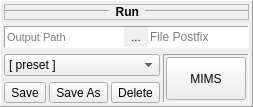
         <widget class="QFrame" name="frameSpdlm">
          <property name="sizePolicy">
           <sizepolicy hsizetype="Preferred" vsizetype="Fixed">
            <horstretch>0</horstretch>
            <verstretch>0</verstretch>
           </sizepolicy>
          </property>
          <property name="frameShape">
           <enum>QFrame::Panel</enum>
          </property>
          <property name="frameShadow">
           <enum>QFrame::Raised</enum>
          </property>
          <layout class="QGridLayout" name="gridLayout_3">
           <property name="leftMargin">
            <number>3</number>
           </property>
           <property name="topMargin">
            <number>3</number>
           </property>
           <property name="rightMargin">
            <number>3</number>
           </property>
           <property name="bottomMargin">
            <number>3</number>
           </property>
           <property name="horizontalSpacing">
            <number>3</number>
           </property>
           <item row="3" column="2">
            <widget class="QFrame" name="frameRun">
             <property name="frameShape">
              <enum>QFrame::Panel</enum>
             </property>
             <property name="frameShadow">
              <enum>QFrame::Sunken</enum>
             </property>
             <layout class="QVBoxLayout" name="verticalLayout_5">
              <property name="spacing">
               <number>2</number>
              </property>
              <property name="leftMargin">
               <number>2</number>
              </property>
              <property name="topMargin">
               <number>2</number>
              </property>
              <property name="rightMargin">
               <number>2</number>
              </property>
              <property name="bottomMargin">
               <number>2</number>
              </property>
              <item>
               <widget class="QPushButton" name="btnRun">
                <property name="sizePolicy">
                 <sizepolicy hsizetype="Preferred" vsizetype="Preferred">
                  <horstretch>0</horstretch>
                  <verstretch>0</verstretch>
                 </sizepolicy>
                </property>
                <property name="text">
                 <string>MIMS</string>
                </property>
                <property name="flat">
                 <bool>false</bool>
                </property>
               </widget>
              </item>
             </layout>
            </widget>
           </item>
           <item row="3" column="1">
            <widget class="QFrame" name="frameSpdlmPresets">
             <property name="sizePolicy">
              <sizepolicy hsizetype="Preferred" vsizetype="Preferred">
               <horstretch>0</horstretch>
               <verstretch>0</verstretch>
              </sizepolicy>
             </property>
             <property name="frameShape">
              <enum>QFrame::NoFrame</enum>
             </property>
             <property name="frameShadow">
              <enum>QFrame::Raised</enum>
             </property>
             <layout class="QVBoxLayout" name="verticalLayout_10">
              <property name="leftMargin">
               <number>0</number>
              </property>
              <property name="topMargin">
               <number>0</number>
              </property>
              <property name="rightMargin">
               <number>0</number>
              </property>
              <property name="bottomMargin">
               <number>0</number>
              </property>
              <item>
               <widget class="QComboBox" name="cBoxPresets">
                <property name="sizePolicy">
                 <sizepolicy hsizetype="Preferred" vsizetype="Preferred">
                  <horstretch>0</horstretch>
                  <verstretch>0</verstretch>
                 </sizepolicy>
                </property>
                <item>
                 <property name="text">
                  <string>[ preset ]</string>
                 </property>
                </item>
               </widget>
              </item>
              <item>
               <widget class="QFrame" name="frameBtns">
                <property name="sizePolicy">
                 <sizepolicy hsizetype="Fixed" vsizetype="Fixed">
                  <horstretch>0</horstretch>
                  <verstretch>0</verstretch>
                 </sizepolicy>
                </property>
                <property name="frameShape">
                 <enum>QFrame::NoFrame</enum>
                </property>
                <property name="frameShadow">
                 <enum>QFrame::Raised</enum>
                </property>
                <layout class="QHBoxLayout" name="horizontalLayout_7">
                 <property name="spacing">
                  <number>3</number>
                 </property>
                 <property name="leftMargin">
                  <number>0</number>
                 </property>
                 <property name="topMargin">
                  <number>0</number>
                 </property>
                 <property name="rightMargin">
                  <number>0</number>
                 </property>
                 <property name="bottomMargin">
                  <number>0</number>
                 </property>
                 <item>
                  <widget class="QToolButton" name="btnSavePreset">
                   <property name="toolTip">
                    <string>Save</string>
                   </property>
                   <property name="text">
                    <string>Save</string>
                   </property>
                  </widget>
                 </item>
                 <item>
                  <widget class="QToolButton" name="btnSaveAsPreset">
                   <property name="toolTip">
                    <string>Save As</string>
                   </property>
                   <property name="text">
                    <string>Save As</string>
                   </property>
                  </widget>
                 </item>
                 <item>
                  <widget class="QToolButton" name="btnDelPreset">
                   <property name="toolTip">
                    <string>Delete</string>
                   </property>
                   <property name="text">
                    <string>Delete</string>
                   </property>
                  </widget>
                 </item>
                </layout>
               </widget>
              </item>
             </layout>
            </widget>
           </item>
           <item row="0" column="1" colspan="2">
            <widget class="QFrame" name="frameTitle_2">
             <property name="frameShape">
              <enum>QFrame::StyledPanel</enum>
             </property>
             <property name="frameShadow">
              <enum>QFrame::Raised</enum>
             </property>
             <layout class="QHBoxLayout" name="horizontalLayout_6">
              <property name="leftMargin">
               <number>0</number>
              </property>
              <property name="topMargin">
               <number>0</number>
              </property>
              <property name="rightMargin">
               <number>0</number>
              </property>
              <property name="bottomMargin">
               <number>0</number>
              </property>
              <item>
               <widget class="Line" name="line_5">
                <property name="orientation">
                 <enum>Qt::Horizontal</enum>
                </property>
               </widget>
              </item>
              <item>
               <widget class="QLabel" name="lblRun">
                <property name="sizePolicy">
                 <sizepolicy hsizetype="Fixed" vsizetype="Fixed">
                  <horstretch>0</horstretch>
                  <verstretch>0</verstretch>
                 </sizepolicy>
                </property>
                <property name="font">
                 <font>
                  <pointsize>9</pointsize>
                  <weight>75</weight>
                  <bold>true</bold>
                 </font>
                </property>
                <property name="text">
                 <string>Run</string>
                </property>
                <property name="alignment">
                 <set>Qt::AlignRight|Qt::AlignTrailing|Qt::AlignVCenter</set>
                </property>
               </widget>
              </item>
              <item>
               <widget class="Line" name="line_2">
                <property name="orientation">
                 <enum>Qt::Horizontal</enum>
                </property>
               </widget>
              </item>
             </layout>
            </widget>
           </item>
           <item row="1" column="1" colspan="2">
            <widget class="QFrame" name="framePath">
             <property name="sizePolicy">
              <sizepolicy hsizetype="Preferred" vsizetype="Fixed">
               <horstretch>0</horstretch>
               <verstretch>0</verstretch>
              </sizepolicy>
             </property>
             <property name="font">
              <font>
               <family>Arial</family>
              </font>
             </property>
             <property name="frameShape">
              <enum>QFrame::Panel</enum>
             </property>
             <property name="frameShadow">
              <enum>QFrame::Sunken</enum>
             </property>
             <layout class="QHBoxLayout" name="horizontalLayout_10">
              <property name="spacing">
               <number>0</number>
              </property>
              <property name="leftMargin">
               <number>0</number>
              </property>
              <property name="topMargin">
               <number>0</number>
              </property>
              <property name="rightMargin">
               <number>0</number>
              </property>
              <property name="bottomMargin">
               <number>0</number>
              </property>
              <item>
               <widget class="QLineEdit" name="txtPath">
                <property name="enabled">
                 <bool>true</bool>
                </property>
                <property name="sizePolicy">
                 <sizepolicy hsizetype="MinimumExpanding" vsizetype="Fixed">
                  <horstretch>0</horstretch>
                  <verstretch>0</verstretch>
                 </sizepolicy>
                </property>
                <property name="font">
                 <font>
                  <family>Arial</family>
                  <pointsize>8</pointsize>
                  <weight>50</weight>
                  <bold>false</bold>
                 </font>
                </property>
                <property name="inputMask">
                 <string/>
                </property>
                <property name="text">
                 <string/>
                </property>
                <property name="frame">
                 <bool>false</bool>
                </property>
                <property name="alignment">
                 <set>Qt::AlignJustify|Qt::AlignVCenter</set>
                </property>
                <property name="placeholderText">
                 <string>Output Path</string>
                </property>
               </widget>
              </item>
              <item>
               <widget class="QToolButton" name="btnBrowse">
                <property name="font">
                 <font>
                  <family>Arial</family>
                  <pointsize>8</pointsize>
                 </font>
                </property>
                <property name="text">
                 <string>...</string>
                </property>
                <property name="popupMode">
                 <enum>QToolButton::InstantPopup</enum>
                </property>
                <property name="autoRaise">
                 <bool>true</bool>
                </property>
                <property name="arrowType">
                 <enum>Qt::NoArrow</enum>
                </property>
               </widget>
              </item>
              <item>
               <widget class="QLineEdit" name="txtPostfix">
                <property name="sizePolicy">
                 <sizepolicy hsizetype="Expanding" vsizetype="Fixed">
                  <horstretch>0</horstretch>
                  <verstretch>0</verstretch>
                 </sizepolicy>
                </property>
                <property name="maximumSize">
                 <size>
                  <width>100</width>
                  <height>16777215</height>
                 </size>
                </property>
                <property name="frame">
                 <bool>false</bool>
                </property>
                <property name="placeholderText">
                 <string>File Postfix</string>
                </property>
               </widget>
              </item>
             </layout>
            </widget>
           </item>
          </layout>
         </widget>
